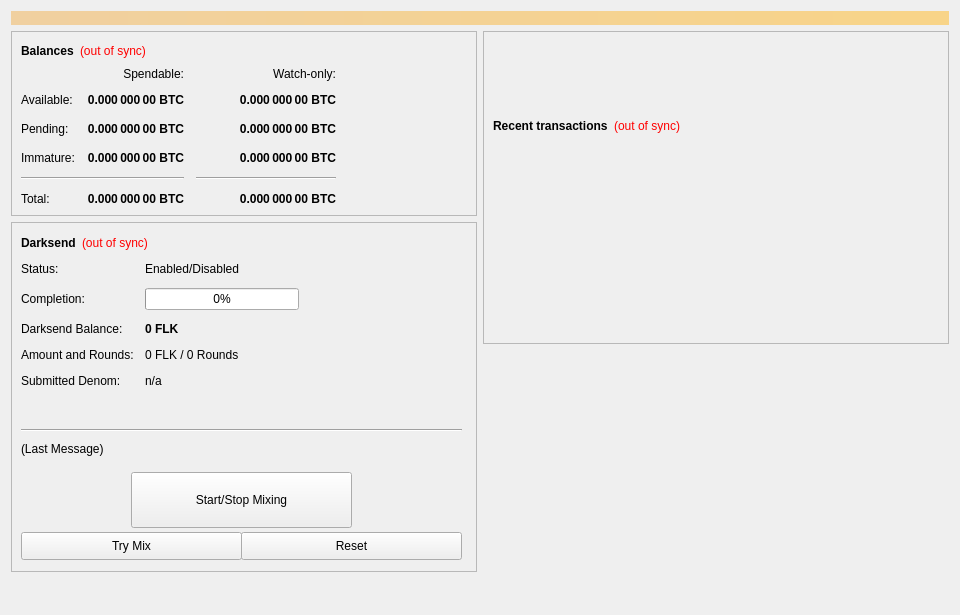
<?xml version="1.0" encoding="UTF-8"?>
<ui version="4.0">
 <class>OverviewPage</class>
 <widget class="QWidget" name="OverviewPage">
  <property name="geometry">
   <rect>
    <x>0</x>
    <y>0</y>
    <width>960</width>
    <height>615</height>
   </rect>
  </property>
  <property name="minimumSize">
   <size>
    <width>960</width>
    <height>0</height>
   </size>
  </property>
  <property name="windowTitle">
   <string>Form</string>
  </property>
  <layout class="QVBoxLayout" name="topLayout">
   <item>
    <widget class="QLabel" name="labelAlerts">
     <property name="visible">
      <bool>false</bool>
     </property>
     <property name="styleSheet">
      <string notr="true">background-color: qlineargradient(x1: 0, y1: 0, x2: 1, y2: 0, stop:0 #F0D0A0, stop:1 #F8D488); color:#000000;</string>
     </property>
     <property name="wordWrap">
      <bool>true</bool>
     </property>
     <property name="margin">
      <number>3</number>
     </property>
    </widget>
   </item>
   <item>
    <layout class="QHBoxLayout" name="horizontalLayout" stretch="1,1">
     <item>
      <layout class="QVBoxLayout" name="verticalLayout_2">
       <item>
        <widget class="QFrame" name="frame">
         <property name="frameShape">
          <enum>QFrame::StyledPanel</enum>
         </property>
         <property name="frameShadow">
          <enum>QFrame::Raised</enum>
         </property>
         <layout class="QVBoxLayout" name="verticalLayout_4">
          <item>
           <layout class="QHBoxLayout" name="horizontalLayout_4">
            <item>
             <widget class="QLabel" name="label_5">
              <property name="font">
               <font>
                <weight>75</weight>
                <bold>true</bold>
               </font>
              </property>
              <property name="text">
               <string>Balances</string>
              </property>
             </widget>
            </item>
            <item>
             <widget class="QLabel" name="labelWalletStatus">
              <property name="cursor">
               <cursorShape>WhatsThisCursor</cursorShape>
              </property>
              <property name="toolTip">
               <string>The displayed information may be out of date. Your wallet automatically synchronizes with the FLK network after a connection is established, but this process has not completed yet.</string>
              </property>
              <property name="styleSheet">
               <string notr="true">QLabel { color: red; }</string>
              </property>
              <property name="text">
               <string notr="true">(out of sync)</string>
              </property>
              <property name="alignment">
               <set>Qt::AlignLeading|Qt::AlignLeft|Qt::AlignVCenter</set>
              </property>
             </widget>
            </item>
            <item>
             <spacer name="horizontalSpacer_3">
              <property name="orientation">
               <enum>Qt::Horizontal</enum>
              </property>
              <property name="sizeHint" stdset="0">
               <size>
                <width>40</width>
                <height>20</height>
               </size>
              </property>
             </spacer>
            </item>
           </layout>
          </item>
          <item>
           <layout class="QGridLayout" name="gridLayout">
            <property name="spacing">
             <number>12</number>
            </property>
            <item row="2" column="2">
             <widget class="QLabel" name="labelWatchPending">
              <property name="font">
               <font>
                <weight>75</weight>
                <bold>true</bold>
               </font>
              </property>
              <property name="cursor">
               <cursorShape>IBeamCursor</cursorShape>
              </property>
              <property name="toolTip">
               <string>Unconfirmed transactions to watch-only addresses</string>
              </property>
              <property name="text">
               <string notr="true">0.000 000 00 BTC</string>
              </property>
              <property name="alignment">
               <set>Qt::AlignRight|Qt::AlignTrailing|Qt::AlignVCenter</set>
              </property>
              <property name="textInteractionFlags">
               <set>Qt::LinksAccessibleByMouse|Qt::TextSelectableByKeyboard|Qt::TextSelectableByMouse</set>
              </property>
             </widget>
            </item>
            <item row="2" column="1">
             <widget class="QLabel" name="labelUnconfirmed">
              <property name="font">
               <font>
                <weight>75</weight>
                <bold>true</bold>
               </font>
              </property>
              <property name="cursor">
               <cursorShape>IBeamCursor</cursorShape>
              </property>
              <property name="toolTip">
               <string>Total of transactions that have yet to be confirmed, and do not yet count toward the spendable balance</string>
              </property>
              <property name="text">
               <string notr="true">0.000 000 00 BTC</string>
              </property>
              <property name="alignment">
               <set>Qt::AlignRight|Qt::AlignTrailing|Qt::AlignVCenter</set>
              </property>
              <property name="textInteractionFlags">
               <set>Qt::LinksAccessibleByMouse|Qt::TextSelectableByKeyboard|Qt::TextSelectableByMouse</set>
              </property>
             </widget>
            </item>
            <item row="3" column="2">
             <widget class="QLabel" name="labelWatchImmature">
              <property name="font">
               <font>
                <weight>75</weight>
                <bold>true</bold>
               </font>
              </property>
              <property name="cursor">
               <cursorShape>IBeamCursor</cursorShape>
              </property>
              <property name="toolTip">
               <string>Staked or masternode rewards in watch-only addresses that has not yet matured</string>
              </property>
              <property name="text">
               <string notr="true">0.000 000 00 BTC</string>
              </property>
              <property name="alignment">
               <set>Qt::AlignRight|Qt::AlignTrailing|Qt::AlignVCenter</set>
              </property>
              <property name="textInteractionFlags">
               <set>Qt::LinksAccessibleByMouse|Qt::TextSelectableByKeyboard|Qt::TextSelectableByMouse</set>
              </property>
             </widget>
            </item>
            <item row="4" column="0" colspan="2">
             <widget class="Line" name="lineSpendableBalance">
              <property name="orientation">
               <enum>Qt::Horizontal</enum>
              </property>
             </widget>
            </item>
            <item row="4" column="2">
             <widget class="Line" name="lineWatchBalance">
              <property name="sizePolicy">
               <sizepolicy hsizetype="Preferred" vsizetype="Fixed">
                <horstretch>0</horstretch>
                <verstretch>0</verstretch>
               </sizepolicy>
              </property>
              <property name="minimumSize">
               <size>
                <width>140</width>
                <height>0</height>
               </size>
              </property>
              <property name="orientation">
               <enum>Qt::Horizontal</enum>
              </property>
             </widget>
            </item>
            <item row="5" column="0">
             <widget class="QLabel" name="labelTotalText">
              <property name="text">
               <string>Total:</string>
              </property>
             </widget>
            </item>
            <item row="3" column="1">
             <widget class="QLabel" name="labelImmature">
              <property name="font">
               <font>
                <weight>75</weight>
                <bold>true</bold>
               </font>
              </property>
              <property name="cursor">
               <cursorShape>IBeamCursor</cursorShape>
              </property>
              <property name="toolTip">
               <string>Staked or masternode rewards that has not yet matured</string>
              </property>
              <property name="text">
               <string notr="true">0.000 000 00 BTC</string>
              </property>
              <property name="alignment">
               <set>Qt::AlignRight|Qt::AlignTrailing|Qt::AlignVCenter</set>
              </property>
              <property name="textInteractionFlags">
               <set>Qt::LinksAccessibleByMouse|Qt::TextSelectableByKeyboard|Qt::TextSelectableByMouse</set>
              </property>
             </widget>
            </item>
            <item row="2" column="3">
             <spacer name="horizontalSpacer_2">
              <property name="orientation">
               <enum>Qt::Horizontal</enum>
              </property>
              <property name="sizeHint" stdset="0">
               <size>
                <width>40</width>
                <height>20</height>
               </size>
              </property>
             </spacer>
            </item>
            <item row="3" column="0">
             <widget class="QLabel" name="labelImmatureText">
              <property name="text">
               <string>Immature:</string>
              </property>
             </widget>
            </item>
            <item row="5" column="1">
             <widget class="QLabel" name="labelTotal">
              <property name="font">
               <font>
                <weight>75</weight>
                <bold>true</bold>
               </font>
              </property>
              <property name="cursor">
               <cursorShape>IBeamCursor</cursorShape>
              </property>
              <property name="toolTip">
               <string>Your current total balance</string>
              </property>
              <property name="text">
               <string notr="true">0.000 000 00 BTC</string>
              </property>
              <property name="alignment">
               <set>Qt::AlignRight|Qt::AlignTrailing|Qt::AlignVCenter</set>
              </property>
              <property name="textInteractionFlags">
               <set>Qt::LinksAccessibleByMouse|Qt::TextSelectableByKeyboard|Qt::TextSelectableByMouse</set>
              </property>
             </widget>
            </item>
            <item row="5" column="2">
             <widget class="QLabel" name="labelWatchTotal">
              <property name="font">
               <font>
                <weight>75</weight>
                <bold>true</bold>
               </font>
              </property>
              <property name="cursor">
               <cursorShape>IBeamCursor</cursorShape>
              </property>
              <property name="toolTip">
               <string>Current total balance in watch-only addresses</string>
              </property>
              <property name="text">
               <string notr="true">0.000 000 00 BTC</string>
              </property>
              <property name="alignment">
               <set>Qt::AlignRight|Qt::AlignTrailing|Qt::AlignVCenter</set>
              </property>
              <property name="textInteractionFlags">
               <set>Qt::LinksAccessibleByMouse|Qt::TextSelectableByKeyboard|Qt::TextSelectableByMouse</set>
              </property>
             </widget>
            </item>
            <item row="0" column="2">
             <widget class="QLabel" name="labelWatchonly">
              <property name="text">
               <string>Watch-only:</string>
              </property>
              <property name="alignment">
               <set>Qt::AlignRight|Qt::AlignTrailing|Qt::AlignVCenter</set>
              </property>
             </widget>
            </item>
            <item row="1" column="0">
             <widget class="QLabel" name="labelBalanceText">
              <property name="text">
               <string>Available:</string>
              </property>
             </widget>
            </item>
            <item row="1" column="1">
             <widget class="QLabel" name="labelBalance">
              <property name="font">
               <font>
                <weight>75</weight>
                <bold>true</bold>
               </font>
              </property>
              <property name="cursor">
               <cursorShape>IBeamCursor</cursorShape>
              </property>
              <property name="toolTip">
               <string>Your current spendable balance</string>
              </property>
              <property name="text">
               <string notr="true">0.000 000 00 BTC</string>
              </property>
              <property name="alignment">
               <set>Qt::AlignRight|Qt::AlignTrailing|Qt::AlignVCenter</set>
              </property>
              <property name="textInteractionFlags">
               <set>Qt::LinksAccessibleByMouse|Qt::TextSelectableByKeyboard|Qt::TextSelectableByMouse</set>
              </property>
             </widget>
            </item>
            <item row="1" column="2">
             <widget class="QLabel" name="labelWatchAvailable">
              <property name="font">
               <font>
                <weight>75</weight>
                <bold>true</bold>
               </font>
              </property>
              <property name="cursor">
               <cursorShape>IBeamCursor</cursorShape>
              </property>
              <property name="toolTip">
               <string>Your current balance in watch-only addresses</string>
              </property>
              <property name="text">
               <string notr="true">0.000 000 00 BTC</string>
              </property>
              <property name="alignment">
               <set>Qt::AlignRight|Qt::AlignTrailing|Qt::AlignVCenter</set>
              </property>
              <property name="textInteractionFlags">
               <set>Qt::LinksAccessibleByMouse|Qt::TextSelectableByKeyboard|Qt::TextSelectableByMouse</set>
              </property>
             </widget>
            </item>
            <item row="2" column="0">
             <widget class="QLabel" name="labelPendingText">
              <property name="text">
               <string>Pending:</string>
              </property>
             </widget>
            </item>
            <item row="0" column="1">
             <widget class="QLabel" name="labelSpendable">
              <property name="text">
               <string>Spendable:</string>
              </property>
              <property name="alignment">
               <set>Qt::AlignRight|Qt::AlignTrailing|Qt::AlignVCenter</set>
              </property>
             </widget>
            </item>
           </layout>
          </item>
         </layout>
        </widget>
       </item>
       <item>
        <widget class="QFrame" name="frameDarksend">
         <property name="minimumSize">
          <size>
           <width>0</width>
           <height>350</height>
          </size>
         </property>
         <property name="layoutDirection">
          <enum>Qt::LeftToRight</enum>
         </property>
         <property name="frameShape">
          <enum>QFrame::StyledPanel</enum>
         </property>
         <property name="frameShadow">
          <enum>QFrame::Raised</enum>
         </property>
         <widget class="QWidget" name="formLayoutWidget">
          <property name="geometry">
           <rect>
            <x>10</x>
            <y>40</y>
            <width>451</width>
            <height>161</height>
           </rect>
          </property>
          <layout class="QFormLayout" name="formLayout">
           <property name="fieldGrowthPolicy">
            <enum>QFormLayout::AllNonFixedFieldsGrow</enum>
           </property>
           <property name="horizontalSpacing">
            <number>11</number>
           </property>
           <property name="verticalSpacing">
            <number>12</number>
           </property>
           <item row="0" column="0">
            <widget class="QLabel" name="label_6">
             <property name="text">
              <string>Status:</string>
             </property>
            </widget>
           </item>
           <item row="1" column="0">
            <widget class="QLabel" name="label_7">
             <property name="text">
              <string>Completion:</string>
             </property>
            </widget>
           </item>
           <item row="1" column="1">
            <widget class="QProgressBar" name="DarksendProgress">
             <property name="maximumSize">
              <size>
               <width>154</width>
               <height>16777215</height>
              </size>
             </property>
             <property name="value">
              <number>0</number>
             </property>
            </widget>
           </item>
           <item row="2" column="0">
            <widget class="QLabel" name="labelAnonymizedText">
             <property name="text">
              <string>Darksend Balance:</string>
             </property>
            </widget>
           </item>
           <item row="2" column="1">
            <widget class="QLabel" name="labelAnonymized">
             <property name="font">
              <font>
               <weight>75</weight>
               <bold>true</bold>
              </font>
             </property>
             <property name="text">
              <string notr="true">0 FLK</string>
             </property>
            </widget>
           </item>
           <item row="3" column="0">
            <widget class="QLabel" name="label_8">
             <property name="text">
              <string>Amount and Rounds:</string>
             </property>
            </widget>
           </item>
           <item row="3" column="1">
            <widget class="QLabel" name="labelAmountRounds">
             <property name="text">
              <string>0 FLK / 0 Rounds</string>
             </property>
            </widget>
           </item>
           <item row="4" column="0">
            <widget class="QLabel" name="label_9">
             <property name="text">
              <string>Submitted Denom:</string>
             </property>
            </widget>
           </item>
           <item row="4" column="1">
            <widget class="QLabel" name="labelSubmittedDenom">
             <property name="toolTip">
              <string>The denominations you submitted to the Masternode.&lt;br&gt;To mix, other users must submit the exact same denominations.</string>
             </property>
             <property name="text">
              <string>n/a</string>
             </property>
            </widget>
           </item>
           <item row="0" column="1">
            <widget class="QLabel" name="DarksendEnabled">
             <property name="text">
              <string>Enabled/Disabled</string>
             </property>
            </widget>
           </item>
          </layout>
         </widget>
         <widget class="QPushButton" name="runAutoDenom">
          <property name="geometry">
           <rect>
            <x>251</x>
            <y>17</y>
            <width>1</width>
            <height>1</height>
           </rect>
          </property>
          <property name="palette">
           <palette>
            <active>
             <colorrole role="WindowText">
              <brush brushstyle="SolidPattern">
               <color alpha="255">
                <red>0</red>
                <green>0</green>
                <blue>0</blue>
               </color>
              </brush>
             </colorrole>
             <colorrole role="Button">
              <brush brushstyle="SolidPattern">
               <color alpha="255">
                <red>239</red>
                <green>238</green>
                <blue>238</blue>
               </color>
              </brush>
             </colorrole>
             <colorrole role="Light">
              <brush brushstyle="SolidPattern">
               <color alpha="255">
                <red>255</red>
                <green>255</green>
                <blue>255</blue>
               </color>
              </brush>
             </colorrole>
             <colorrole role="Midlight">
              <brush brushstyle="SolidPattern">
               <color alpha="255">
                <red>247</red>
                <green>246</green>
                <blue>246</blue>
               </color>
              </brush>
             </colorrole>
             <colorrole role="Dark">
              <brush brushstyle="SolidPattern">
               <color alpha="255">
                <red>119</red>
                <green>119</green>
                <blue>119</blue>
               </color>
              </brush>
             </colorrole>
             <colorrole role="Mid">
              <brush brushstyle="SolidPattern">
               <color alpha="255">
                <red>159</red>
                <green>159</green>
                <blue>159</blue>
               </color>
              </brush>
             </colorrole>
             <colorrole role="Text">
              <brush brushstyle="SolidPattern">
               <color alpha="255">
                <red>0</red>
                <green>0</green>
                <blue>0</blue>
               </color>
              </brush>
             </colorrole>
             <colorrole role="BrightText">
              <brush brushstyle="SolidPattern">
               <color alpha="255">
                <red>255</red>
                <green>255</green>
                <blue>255</blue>
               </color>
              </brush>
             </colorrole>
             <colorrole role="ButtonText">
              <brush brushstyle="SolidPattern">
               <color alpha="255">
                <red>0</red>
                <green>0</green>
                <blue>0</blue>
               </color>
              </brush>
             </colorrole>
             <colorrole role="Base">
              <brush brushstyle="SolidPattern">
               <color alpha="255">
                <red>255</red>
                <green>255</green>
                <blue>255</blue>
               </color>
              </brush>
             </colorrole>
             <colorrole role="Window">
              <brush brushstyle="SolidPattern">
               <color alpha="255">
                <red>239</red>
                <green>238</green>
                <blue>238</blue>
               </color>
              </brush>
             </colorrole>
             <colorrole role="Shadow">
              <brush brushstyle="SolidPattern">
               <color alpha="255">
                <red>0</red>
                <green>0</green>
                <blue>0</blue>
               </color>
              </brush>
             </colorrole>
             <colorrole role="AlternateBase">
              <brush brushstyle="SolidPattern">
               <color alpha="255">
                <red>247</red>
                <green>246</green>
                <blue>246</blue>
               </color>
              </brush>
             </colorrole>
             <colorrole role="ToolTipBase">
              <brush brushstyle="SolidPattern">
               <color alpha="255">
                <red>255</red>
                <green>255</green>
                <blue>220</blue>
               </color>
              </brush>
             </colorrole>
             <colorrole role="ToolTipText">
              <brush brushstyle="SolidPattern">
               <color alpha="255">
                <red>0</red>
                <green>0</green>
                <blue>0</blue>
               </color>
              </brush>
             </colorrole>
            </active>
            <inactive>
             <colorrole role="WindowText">
              <brush brushstyle="SolidPattern">
               <color alpha="255">
                <red>0</red>
                <green>0</green>
                <blue>0</blue>
               </color>
              </brush>
             </colorrole>
             <colorrole role="Button">
              <brush brushstyle="SolidPattern">
               <color alpha="255">
                <red>239</red>
                <green>238</green>
                <blue>238</blue>
               </color>
              </brush>
             </colorrole>
             <colorrole role="Light">
              <brush brushstyle="SolidPattern">
               <color alpha="255">
                <red>255</red>
                <green>255</green>
                <blue>255</blue>
               </color>
              </brush>
             </colorrole>
             <colorrole role="Midlight">
              <brush brushstyle="SolidPattern">
               <color alpha="255">
                <red>247</red>
                <green>246</green>
                <blue>246</blue>
               </color>
              </brush>
             </colorrole>
             <colorrole role="Dark">
              <brush brushstyle="SolidPattern">
               <color alpha="255">
                <red>119</red>
                <green>119</green>
                <blue>119</blue>
               </color>
              </brush>
             </colorrole>
             <colorrole role="Mid">
              <brush brushstyle="SolidPattern">
               <color alpha="255">
                <red>159</red>
                <green>159</green>
                <blue>159</blue>
               </color>
              </brush>
             </colorrole>
             <colorrole role="Text">
              <brush brushstyle="SolidPattern">
               <color alpha="255">
                <red>0</red>
                <green>0</green>
                <blue>0</blue>
               </color>
              </brush>
             </colorrole>
             <colorrole role="BrightText">
              <brush brushstyle="SolidPattern">
               <color alpha="255">
                <red>255</red>
                <green>255</green>
                <blue>255</blue>
               </color>
              </brush>
             </colorrole>
             <colorrole role="ButtonText">
              <brush brushstyle="SolidPattern">
               <color alpha="255">
                <red>0</red>
                <green>0</green>
                <blue>0</blue>
               </color>
              </brush>
             </colorrole>
             <colorrole role="Base">
              <brush brushstyle="SolidPattern">
               <color alpha="255">
                <red>255</red>
                <green>255</green>
                <blue>255</blue>
               </color>
              </brush>
             </colorrole>
             <colorrole role="Window">
              <brush brushstyle="SolidPattern">
               <color alpha="255">
                <red>239</red>
                <green>238</green>
                <blue>238</blue>
               </color>
              </brush>
             </colorrole>
             <colorrole role="Shadow">
              <brush brushstyle="SolidPattern">
               <color alpha="255">
                <red>0</red>
                <green>0</green>
                <blue>0</blue>
               </color>
              </brush>
             </colorrole>
             <colorrole role="AlternateBase">
              <brush brushstyle="SolidPattern">
               <color alpha="255">
                <red>247</red>
                <green>246</green>
                <blue>246</blue>
               </color>
              </brush>
             </colorrole>
             <colorrole role="ToolTipBase">
              <brush brushstyle="SolidPattern">
               <color alpha="255">
                <red>255</red>
                <green>255</green>
                <blue>220</blue>
               </color>
              </brush>
             </colorrole>
             <colorrole role="ToolTipText">
              <brush brushstyle="SolidPattern">
               <color alpha="255">
                <red>0</red>
                <green>0</green>
                <blue>0</blue>
               </color>
              </brush>
             </colorrole>
            </inactive>
            <disabled>
             <colorrole role="WindowText">
              <brush brushstyle="SolidPattern">
               <color alpha="255">
                <red>119</red>
                <green>119</green>
                <blue>119</blue>
               </color>
              </brush>
             </colorrole>
             <colorrole role="Button">
              <brush brushstyle="SolidPattern">
               <color alpha="255">
                <red>239</red>
                <green>238</green>
                <blue>238</blue>
               </color>
              </brush>
             </colorrole>
             <colorrole role="Light">
              <brush brushstyle="SolidPattern">
               <color alpha="255">
                <red>255</red>
                <green>255</green>
                <blue>255</blue>
               </color>
              </brush>
             </colorrole>
             <colorrole role="Midlight">
              <brush brushstyle="SolidPattern">
               <color alpha="255">
                <red>247</red>
                <green>246</green>
                <blue>246</blue>
               </color>
              </brush>
             </colorrole>
             <colorrole role="Dark">
              <brush brushstyle="SolidPattern">
               <color alpha="255">
                <red>119</red>
                <green>119</green>
                <blue>119</blue>
               </color>
              </brush>
             </colorrole>
             <colorrole role="Mid">
              <brush brushstyle="SolidPattern">
               <color alpha="255">
                <red>159</red>
                <green>159</green>
                <blue>159</blue>
               </color>
              </brush>
             </colorrole>
             <colorrole role="Text">
              <brush brushstyle="SolidPattern">
               <color alpha="255">
                <red>119</red>
                <green>119</green>
                <blue>119</blue>
               </color>
              </brush>
             </colorrole>
             <colorrole role="BrightText">
              <brush brushstyle="SolidPattern">
               <color alpha="255">
                <red>255</red>
                <green>255</green>
                <blue>255</blue>
               </color>
              </brush>
             </colorrole>
             <colorrole role="ButtonText">
              <brush brushstyle="SolidPattern">
               <color alpha="255">
                <red>119</red>
                <green>119</green>
                <blue>119</blue>
               </color>
              </brush>
             </colorrole>
             <colorrole role="Base">
              <brush brushstyle="SolidPattern">
               <color alpha="255">
                <red>239</red>
                <green>238</green>
                <blue>238</blue>
               </color>
              </brush>
             </colorrole>
             <colorrole role="Window">
              <brush brushstyle="SolidPattern">
               <color alpha="255">
                <red>239</red>
                <green>238</green>
                <blue>238</blue>
               </color>
              </brush>
             </colorrole>
             <colorrole role="Shadow">
              <brush brushstyle="SolidPattern">
               <color alpha="255">
                <red>0</red>
                <green>0</green>
                <blue>0</blue>
               </color>
              </brush>
             </colorrole>
             <colorrole role="AlternateBase">
              <brush brushstyle="SolidPattern">
               <color alpha="255">
                <red>239</red>
                <green>238</green>
                <blue>238</blue>
               </color>
              </brush>
             </colorrole>
             <colorrole role="ToolTipBase">
              <brush brushstyle="SolidPattern">
               <color alpha="255">
                <red>255</red>
                <green>255</green>
                <blue>220</blue>
               </color>
              </brush>
             </colorrole>
             <colorrole role="ToolTipText">
              <brush brushstyle="SolidPattern">
               <color alpha="255">
                <red>0</red>
                <green>0</green>
                <blue>0</blue>
               </color>
              </brush>
             </colorrole>
            </disabled>
           </palette>
          </property>
          <property name="focusPolicy">
           <enum>Qt::NoFocus</enum>
          </property>
          <property name="autoFillBackground">
           <bool>true</bool>
          </property>
          <property name="text">
           <string/>
          </property>
          <property name="flat">
           <bool>true</bool>
          </property>
         </widget>
         <widget class="QPushButton" name="toggleDarksend">
          <property name="geometry">
           <rect>
            <x>120</x>
            <y>250</y>
            <width>221</width>
            <height>56</height>
           </rect>
          </property>
          <property name="sizePolicy">
           <sizepolicy hsizetype="MinimumExpanding" vsizetype="Fixed">
            <horstretch>0</horstretch>
            <verstretch>0</verstretch>
           </sizepolicy>
          </property>
          <property name="text">
           <string>Start/Stop Mixing</string>
          </property>
         </widget>
         <widget class="Line" name="lineLastMessage">
          <property name="geometry">
           <rect>
            <x>10</x>
            <y>200</y>
            <width>441</width>
            <height>16</height>
           </rect>
          </property>
          <property name="orientation">
           <enum>Qt::Horizontal</enum>
          </property>
         </widget>
         <widget class="QLabel" name="DarksendStatus">
          <property name="geometry">
           <rect>
            <x>10</x>
            <y>220</y>
            <width>451</width>
            <height>61</height>
           </rect>
          </property>
          <property name="minimumSize">
           <size>
            <width>288</width>
            <height>43</height>
           </size>
          </property>
          <property name="text">
           <string>(Last Message)</string>
          </property>
          <property name="alignment">
           <set>Qt::AlignLeading|Qt::AlignLeft|Qt::AlignTop</set>
          </property>
          <property name="wordWrap">
           <bool>true</bool>
          </property>
         </widget>
         <widget class="QPushButton" name="DarksendAuto">
          <property name="geometry">
           <rect>
            <x>10</x>
            <y>310</y>
            <width>221</width>
            <height>28</height>
           </rect>
          </property>
          <property name="sizePolicy">
           <sizepolicy hsizetype="MinimumExpanding" vsizetype="Fixed">
            <horstretch>0</horstretch>
            <verstretch>0</verstretch>
           </sizepolicy>
          </property>
          <property name="toolTip">
           <string>Try to manually submit a Darksend request.</string>
          </property>
          <property name="text">
           <string>Try Mix</string>
          </property>
         </widget>
         <widget class="QPushButton" name="DarksendReset">
          <property name="geometry">
           <rect>
            <x>230</x>
            <y>310</y>
            <width>221</width>
            <height>28</height>
           </rect>
          </property>
          <property name="sizePolicy">
           <sizepolicy hsizetype="MinimumExpanding" vsizetype="Fixed">
            <horstretch>0</horstretch>
            <verstretch>0</verstretch>
           </sizepolicy>
          </property>
          <property name="toolTip">
           <string>Reset the current status of Darksend (can interrupt Darksend if it's in the process of Mixing, which can cost you money!)</string>
          </property>
          <property name="autoFillBackground">
           <bool>false</bool>
          </property>
          <property name="text">
           <string>Reset</string>
          </property>
         </widget>
         <widget class="QWidget" name="layoutWidget">
          <property name="geometry">
           <rect>
            <x>10</x>
            <y>10</y>
            <width>431</width>
            <height>22</height>
           </rect>
          </property>
          <layout class="QHBoxLayout" name="horizontalLayout_5">
           <item>
            <widget class="QLabel" name="label_2">
             <property name="font">
              <font>
               <weight>75</weight>
               <bold>true</bold>
              </font>
             </property>
             <property name="text">
              <string>Darksend</string>
             </property>
            </widget>
           </item>
           <item>
            <widget class="QLabel" name="labelDarksendSyncStatus">
             <property name="toolTip">
              <string>The displayed information may be out of date. Your wallet automatically synchronizes with the FLK network after a connection is established, but this process has not completed yet.</string>
             </property>
             <property name="styleSheet">
              <string notr="true">QLabel { color: red; }</string>
             </property>
             <property name="text">
              <string notr="true">(out of sync)</string>
             </property>
             <property name="alignment">
              <set>Qt::AlignLeading|Qt::AlignLeft|Qt::AlignVCenter</set>
             </property>
            </widget>
           </item>
           <item>
            <spacer name="horizontalSpacer_4">
             <property name="orientation">
              <enum>Qt::Horizontal</enum>
             </property>
             <property name="sizeHint" stdset="0">
              <size>
               <width>40</width>
               <height>20</height>
              </size>
             </property>
            </spacer>
           </item>
          </layout>
         </widget>
        </widget>
       </item>
       <item>
        <spacer name="verticalSpacer">
         <property name="orientation">
          <enum>Qt::Vertical</enum>
         </property>
         <property name="sizeHint" stdset="0">
          <size>
           <width>20</width>
           <height>40</height>
          </size>
         </property>
        </spacer>
       </item>
      </layout>
     </item>
     <item>
      <layout class="QVBoxLayout" name="verticalLayout_3">
       <item>
        <widget class="QFrame" name="frame_2">
         <property name="frameShape">
          <enum>QFrame::StyledPanel</enum>
         </property>
         <property name="frameShadow">
          <enum>QFrame::Raised</enum>
         </property>
         <layout class="QVBoxLayout" name="verticalLayout">
          <item>
           <spacer name="verticalSpacer_3">
            <property name="orientation">
             <enum>Qt::Vertical</enum>
            </property>
            <property name="sizeType">
             <enum>QSizePolicy::Fixed</enum>
            </property>
            <property name="sizeHint" stdset="0">
             <size>
              <width>20</width>
              <height>75</height>
             </size>
            </property>
           </spacer>
          </item>
          <item>
           <layout class="QHBoxLayout" name="horizontalLayout_2">
            <item>
             <widget class="QLabel" name="label_4">
              <property name="font">
               <font>
                <weight>75</weight>
                <bold>true</bold>
               </font>
              </property>
              <property name="text">
               <string>Recent transactions</string>
              </property>
             </widget>
            </item>
            <item>
             <widget class="QLabel" name="labelTransactionsStatus">
              <property name="cursor">
               <cursorShape>WhatsThisCursor</cursorShape>
              </property>
              <property name="toolTip">
               <string>The displayed information may be out of date. Your wallet automatically synchronizes with the FLK network after a connection is established, but this process has not completed yet.</string>
              </property>
              <property name="styleSheet">
               <string notr="true">QLabel { color: red; }</string>
              </property>
              <property name="text">
               <string notr="true">(out of sync)</string>
              </property>
              <property name="alignment">
               <set>Qt::AlignRight|Qt::AlignTrailing|Qt::AlignVCenter</set>
              </property>
             </widget>
            </item>
            <item>
             <spacer name="horizontalSpacer">
              <property name="orientation">
               <enum>Qt::Horizontal</enum>
              </property>
              <property name="sizeHint" stdset="0">
               <size>
                <width>40</width>
                <height>20</height>
               </size>
              </property>
             </spacer>
            </item>
           </layout>
          </item>
          <item>
           <widget class="QListView" name="listTransactions">
            <property name="styleSheet">
             <string notr="true">QListView { background: transparent; }</string>
            </property>
            <property name="frameShape">
             <enum>QFrame::NoFrame</enum>
            </property>
            <property name="verticalScrollBarPolicy">
             <enum>Qt::ScrollBarAlwaysOff</enum>
            </property>
            <property name="horizontalScrollBarPolicy">
             <enum>Qt::ScrollBarAlwaysOff</enum>
            </property>
            <property name="selectionMode">
             <enum>QAbstractItemView::NoSelection</enum>
            </property>
           </widget>
          </item>
         </layout>
        </widget>
       </item>
       <item>
        <spacer name="verticalSpacer_2">
         <property name="orientation">
          <enum>Qt::Vertical</enum>
         </property>
         <property name="sizeType">
          <enum>QSizePolicy::Expanding</enum>
         </property>
         <property name="sizeHint" stdset="0">
          <size>
           <width>20</width>
           <height>40</height>
          </size>
         </property>
        </spacer>
       </item>
      </layout>
     </item>
    </layout>
   </item>
  </layout>
 </widget>
 <resources/>
 <connections/>
</ui>
